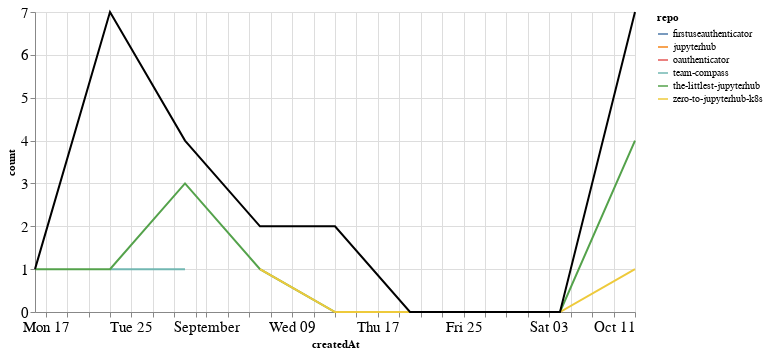

The code cell stored with this chart in its notebook:
### Markdown cell above
## Comments

### Code cell
comments_time = comments.groupby('repo').resample('W', on='createdAt').count()['author'].reset_index()
comments_time = comments_time.rename(columns={'author': 'count'})
comments_time_total = comments_time.groupby('createdAt').agg({"count": "sum"}).reset_index()
ch1 = alt.Chart(comments_time, width=600).mark_line().encode(
    x='createdAt',
    y='count',
    color='repo',
    tooltip="repo"
)

ch2 = alt.Chart(comments_time_total, width=600).mark_line(color="black").encode(
    x='createdAt',
    y='count',
)

ch1 + ch2

### Figure 1 — Vega-Lite specification as saved in the notebook (floating-point values rounded to 4 significant figures)
{"config": {"axisLeft": {"labelFontSize": 15}, "axisBottom": {"labelFontSize": 15}}, "layer": [{"data": {"name": "data-7435305faae6327f6043125cf9892308"}, "mark": "line", "encoding": {"color": {"type": "nominal", "field": "repo"}, "tooltip": {"type": "nominal", "field": "repo"}, "x": {"type": "temporal", "field": "createdAt"}, "y": {"type": "quantitative", "field": "count"}}, "width": 600}, {"data": {"name": "data-65430831700cb8907b747052c84de849"}, "mark": {"type": "line", "color": "black"}, "encoding": {"x": {"type": "temporal", "field": "createdAt"}, "y": {"type": "quantitative", "field": "count"}}, "width": 600}], "$schema": "https://vega.github.io/schema/vega-lite/v4.8.1.json", "datasets": {"data-7435305faae6327f6043125cf9892308": [{"repo": "firstuseauthenticator", "createdAt": "2020-10-11T00:00:00", "count": 2}, {"repo": "jupyterhub", "createdAt": "2020-08-23T00:00:00", "count": 5}, {"repo": "oauthenticator", "createdAt": "2020-09-13T00:00:00", "count": 2}, {"repo": "team-compass", "createdAt": "2020-08-23T00:00:00", "count": 1}, {"repo": "team-compass", "createdAt": "2020-08-30T00:00:00", "count": 1}, {"repo": "the-littlest-jupyterhub", "createdAt": "2020-08-16T00:00:00", "count": 1}, {"repo": "the-littlest-jupyterhub", "createdAt": "2020-08-23T00:00:00", "count": 1}, {"repo": "the-littlest-jupyterhub", "createdAt": "2020-08-30T00:00:00", "count": 3}, {"repo": "the-littlest-jupyterhub", "createdAt": "2020-09-06T00:00:00", "count": 1}, {"repo": "the-littlest-jupyterhub", "createdAt": "2020-09-13T00:00:00", "count": 0}, {"repo": "the-littlest-jupyterhub", "createdAt": "2020-09-20T00:00:00", "count": 0}, {"repo": "the-littlest-jupyterhub", "createdAt": "2020-09-27T00:00:00", "count": 0}, {"repo": "the-littlest-jupyterhub", "createdAt": "2020-10-04T00:00:00", "count": 0}, {"repo": "the-littlest-jupyterhub", "createdAt": "2020-10-11T00:00:00", "count": 4}, {"repo": "zero-to-jupyterhub-k8s", "createdAt": "2020-09-06T00:00:00", "count": 1}, {"repo": "zero-to-jupyterhub-k8s", "createdAt": "2020-09-13T00:00:00", "count": 0}, {"repo": "zero-to-jupyterhub-k8s", "createdAt": "2020-09-20T00:00:00", "count": 0}, {"repo": "zero-to-jupyterhub-k8s", "createdAt": "2020-09-27T00:00:00", "count": 0}, {"repo": "zero-to-jupyterhub-k8s", "createdAt": "2020-10-04T00:00:00", "count": 0}, {"repo": "zero-to-jupyterhub-k8s", "createdAt": "2020-10-11T00:00:00", "count": 1}], "data-65430831700cb8907b747052c84de849": [{"createdAt": "2020-08-16T00:00:00", "count": 1}, {"createdAt": "2020-08-23T00:00:00", "count": 7}, {"createdAt": "2020-08-30T00:00:00", "count": 4}, {"createdAt": "2020-09-06T00:00:00", "count": 2}, {"createdAt": "2020-09-13T00:00:00", "count": 2}, {"createdAt": "2020-09-20T00:00:00", "count": 0}, {"createdAt": "2020-09-27T00:00:00", "count": 0}, {"createdAt": "2020-10-04T00:00:00", "count": 0}, {"createdAt": "2020-10-11T00:00:00", "count": 7}]}}
